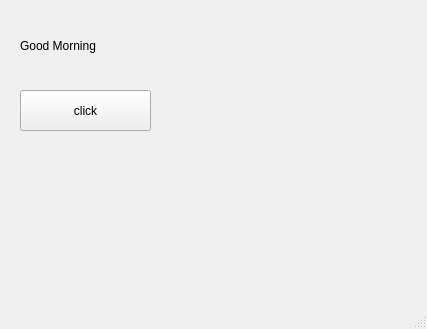
<?xml version="1.0" encoding="UTF-8"?>
<ui version="4.0">
 <class>MainWindow</class>
 <widget class="QMainWindow" name="MainWindow">
  <property name="geometry">
   <rect>
    <x>0</x>
    <y>0</y>
    <width>427</width>
    <height>329</height>
   </rect>
  </property>
  <property name="windowTitle">
   <string>MainWindow</string>
  </property>
  <widget class="QWidget" name="centralwidget">
   <widget class="QPushButton" name="pb">
    <property name="geometry">
     <rect>
      <x>20</x>
      <y>90</y>
      <width>131</width>
      <height>41</height>
     </rect>
    </property>
    <property name="text">
     <string>click</string>
    </property>
   </widget>
   <widget class="QLabel" name="label">
    <property name="geometry">
     <rect>
      <x>20</x>
      <y>10</y>
      <width>141</width>
      <height>71</height>
     </rect>
    </property>
    <property name="text">
     <string>Good Morning</string>
    </property>
   </widget>
  </widget>
  <widget class="QMenuBar" name="menubar">
   <property name="geometry">
    <rect>
     <x>0</x>
     <y>0</y>
     <width>427</width>
     <height>21</height>
    </rect>
   </property>
  </widget>
  <widget class="QStatusBar" name="statusbar"/>
 </widget>
 <resources/>
 <connections/>
</ui>
